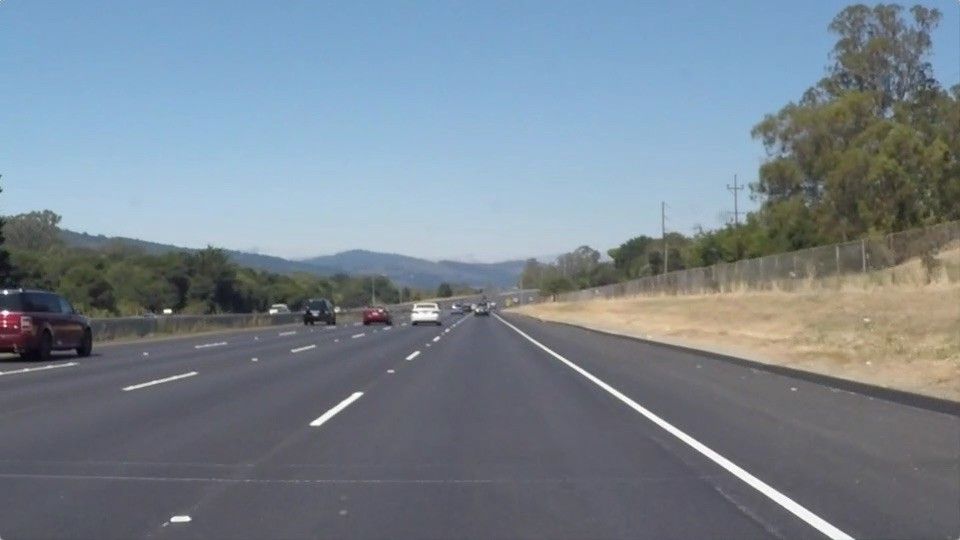
#> input picture class related/cet273/opencv/pic.jpeg, 960 x 540 px, given in place of the camera
$ python unit_test.py
#> lines starting #> are read from the running program, lines starting #| are printed output that depends on the picture; after the words box and inside, x2 and y2 are one past the last pixel; in counts of white or black regions, pixels touching at a corner belong together
import cv2
import numpy as np
import math

cap = cv2.VideoCapture(0)

width = 640
height = 480
angle = 180
fps = 29

cap.set(cv2.CAP_PROP_FRAME_WIDTH, 640)
cap.set(cv2.CAP_PROP_FRAME_HEIGHT, 480)
cap.set(cv2.CAP_PROP_FPS, fps)

region_of_interest_vertices = [(3, height), (3, height-20), (width / 2, height / 2 + 30), (width, height-20), (width, height),]

#rotate picture
def rotate(img, ang, center=None, scale=None):

    (h, w) = img.shape[:2]
    if center == None:
        center = (w // 2, h // 2)
    if scale == None:
        scale = 1.0

    M = cv2.getRotationMatrix2D(center, ang, scale)

    rot = cv2.warpAffine(img, M, (w, h))
    return rot


#对图片进行灰度和颜色处理
def transfer_image(image_roied):
    if image_roied is None:
        return

    # GRAY处理，HSV处理
    gray_image = cv2.cvtColor(image_roied, cv2.COLOR_BGR2GRAY)
    hsv_image = cv2.cvtColor(image_roied, cv2.COLOR_BGR2HSV)

    #hsv
    lower_black = np.array([0, 0, 0], dtype='uint8')
    upper_black = np.array([180, 60, 130], dtype='uint8')
    hsv_black = cv2.inRange(hsv_image, lower_black, upper_black)

    #gray
    gray_black = cv2.inRange(gray_image, 15, 125)

    mask_image = cv2.bitwise_and(hsv_black, gray_black)

    # 高斯降噪
    gauss_image = cv2.GaussianBlur(mask_image, (5, 5), 3)

    return gauss_image


#改变探测区域
def region_of_interest(imgs, vertices):

    roi_mask = np.zeros_like(imgs)
    channel_count = 2
    match_maks_color = (255,) * channel_count

    cv2.fillPoly(roi_mask, vertices, match_maks_color)

    masked_image = cv2.bitwise_and(imgs, roi_mask)
    return masked_image


#检测边缘
def find_edg(img):
    if img is None:
        return

    # 检测边缘
    low_threshold = 100
    high_threshold = 200
    cannyed_edges = cv2.Canny(img, low_threshold, high_threshold)

    return cannyed_edges

#find the lines
def find_lines(img):
    if img is None:
        return

    # 霍夫变换，找到边缘对应的直线段
    lines = cv2.HoughLinesP(
        img,
        rho=6,
        theta=np.pi / 60,
        threshold=160,
        lines=np.array([]),
        minLineLength=40,
        maxLineGap=25
    )

    return lines

#fine line
def lines_fine(image, lines_):
        if lines_ is None:
            return

        left_line_x = []
        left_line_y = []
        right_line_x = []
        right_line_y = []

        for line in lines_:
            for x1, y1, x2, y2 in line:
                if ((x2-x1) != 0):
                    slope = (y2 - y1) / (x2 - x1)
                    if math.fabs(slope) < 0.5:
                        continue
                    elif slope < 0:
                        left_line_x.extend([x1, x2])
                        left_line_y.extend([y1, y2])
                    elif slope > 0:
                        right_line_x.extend([x1, x2])
                        right_line_y.extend([y1, y2])
                else: continue

        if (not left_line_y) or (not right_line_y):
            return

        #y position
        min_y = int(image.shape[0] * (65/100))
        max_y = int(image.shape[0] * (100/100))

        #x position
        poly_left = np.poly1d(np.polyfit(
                left_line_y,
                left_line_x,
                deg = 1
            ))

        left_x_start = int(poly_left(max_y))
        left_x_end = int(poly_left(min_y))

        poly_right = np.poly1d(np.polyfit(
                right_line_y,
                right_line_x,
                deg = 1
            ))

        right_x_start = int(poly_right(max_y))
        right_x_end = int(poly_right(min_y))

        #mid line
        mid_line_start_x = int((left_x_start + right_x_start)/2)
        mid_line_start_y = max_y - 20
        mid_line_end_x = int((left_x_end + right_x_end)/2)
        mid_line_end_y = min_y + 20

        mid_line = [[mid_line_start_x,
                     mid_line_start_y,
                     mid_line_end_x,
                     mid_line_end_y]]

        fix_line = [[int(image.shape[1]/2),
                     mid_line_end_y+20,
                     int(image.shape[1]/2),
                     mid_line_start_y-20]]

        edge_line = [
                [left_x_start, max_y, left_x_end, min_y],
                [right_x_start, max_y, right_x_end, min_y],
            ]

        all_lines = [fix_line, mid_line, edge_line]

        return all_lines

#绘制直线
def draw_lines(images, lines_, thickness=3):
    if lines_ is None:
        return

    i=0
    colors = [[0,0,255],[0,255,0],[255,0,0]]
    img = np.copy(images)
    line_img = np.zeros((img.shape[0], img.shape[1], 3), dtype=np.uint8, )
    for line in lines_:
        for x1, y1, x2, y2 in line:
            cv2.line(line_img, (x1, y1), (x2, y2), colors[i], thickness)
        i = i+1

    img = cv2.addWeighted(img, 0.8, line_img, 1.0, 0.0)
    return img


while True:
    #帧读取为图片
    ret, frame = cap.read()
#> frame is the input picture: shape (540, 960, 3); mean B, G, R 143.7, 132.5, 120.3
    img = rotate(frame, angle)
#> in rotate, `rot = cv2.warpAffine(img, M, (w, h))`:
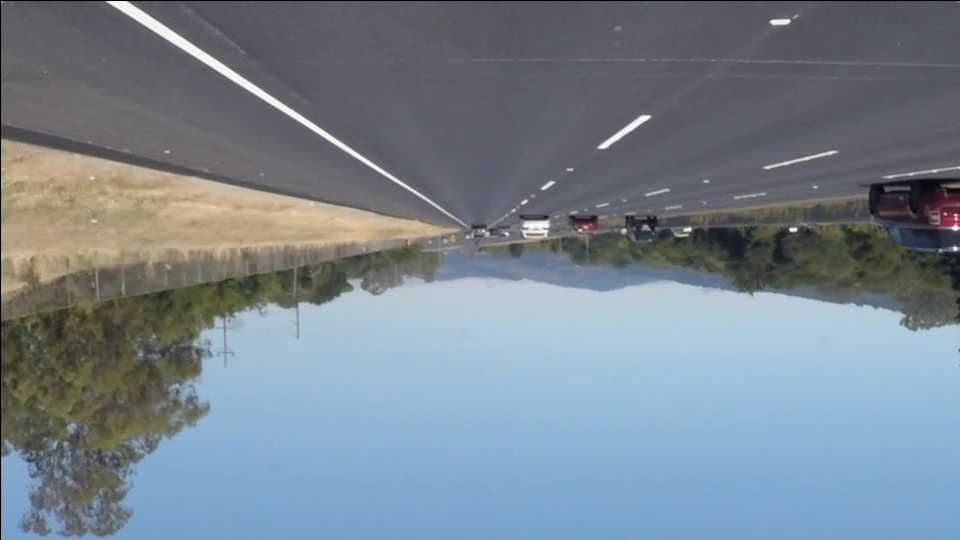
#> rot: shape (540, 960, 3); mean B, G, R 143.2, 132.1, 119.9
    #图片处理
    image_color_gray = transfer_image(img)
#> in transfer_image, `gray_image = cv2.cvtColor(image_roied, cv2.COLOR_BGR2GRAY)`:
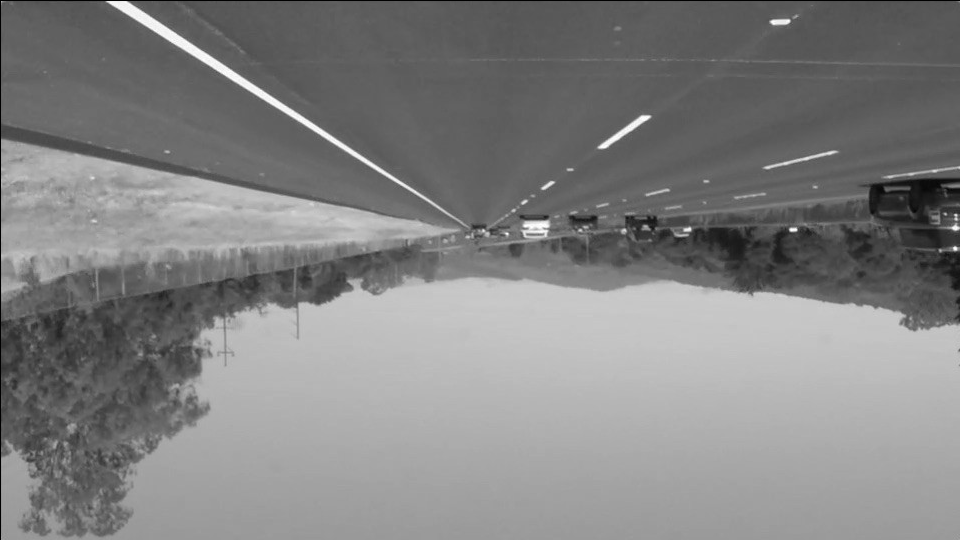
#> gray_image: shape (540, 960); min 0, max 255, mean 129.7
#> in transfer_image, `hsv_image = cv2.cvtColor(image_roied, cv2.COLOR_BGR2HSV)`: hsv_image: shape (540, 960, 3); mean H, S, V 94.6, 51.8, 148.7
#> in transfer_image, `hsv_black = cv2.inRange(hsv_image, lower_black, upper_black)`:
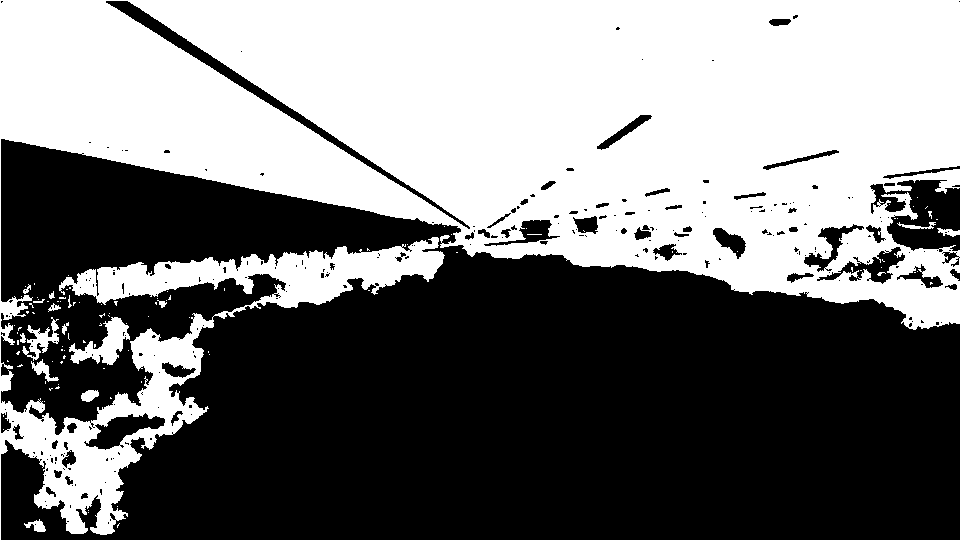
#> hsv_black: shape (540, 960); 46.8% white; 111 white regions (95 under 20 px), largest, box (x1, y1, x2, y2) and area: (0, 0, 960, 540) 239318, (69, 317, 130, 365) 1240, (22, 317, 59, 361) 567
#> in transfer_image, `gray_black = cv2.inRange(gray_image, 15, 125)`:
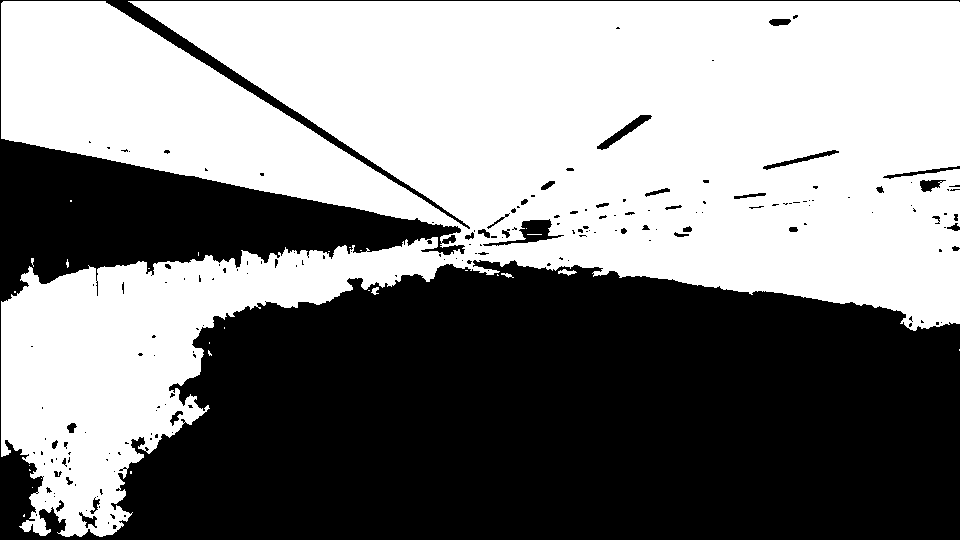
#> gray_black: shape (540, 960); 52.8% white; 187 black regions (145 under 20 px), largest, box (x1, y1, x2, y2) and area: (0, 0, 960, 540) 240539, (483, 219, 564, 246) 686, (597, 115, 652, 150) 435
#> in transfer_image, `mask_image = cv2.bitwise_and(hsv_black, gray_black)`: mask_image: shape (540, 960); 46.4% white; 119 white regions (97 under 20 px), largest, box (x1, y1, x2, y2) and area: (1, 1, 960, 330) 210545, (1, 237, 445, 535) 26193, (69, 317, 130, 365) 1240
    #得到线段value
    img_canny = find_edg(image_color_gray)
#> in find_edg, `cannyed_edges = cv2.Canny(img, low_threshold, high_threshold)`:
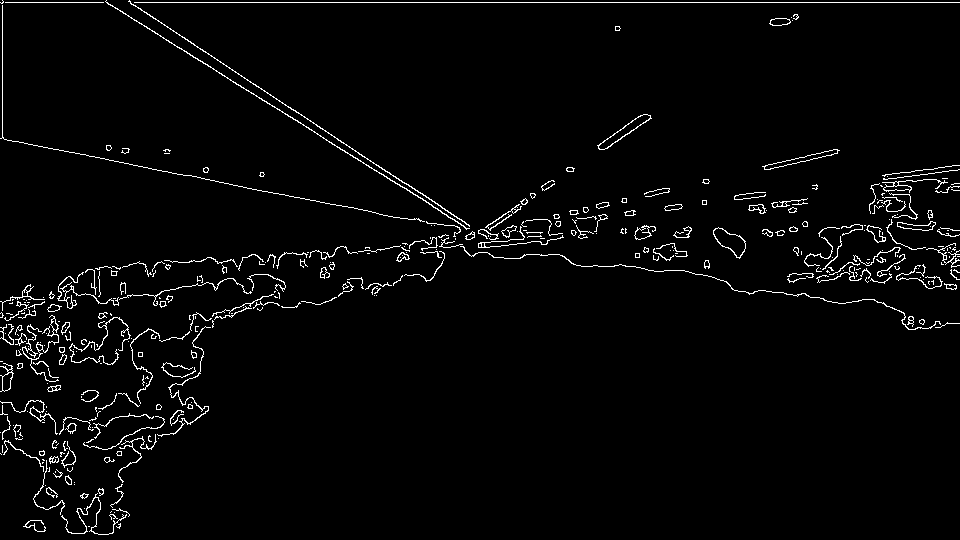
#> cannyed_edges: shape (540, 960); 2.7% white in thin lines or dots
    #改变探测区域
    image_roied = region_of_interest(img_canny, np.array([region_of_interest_vertices], np.int32))
#> in region_of_interest, `cv2.fillPoly(roi_mask, vertices, match_maks_color)`:
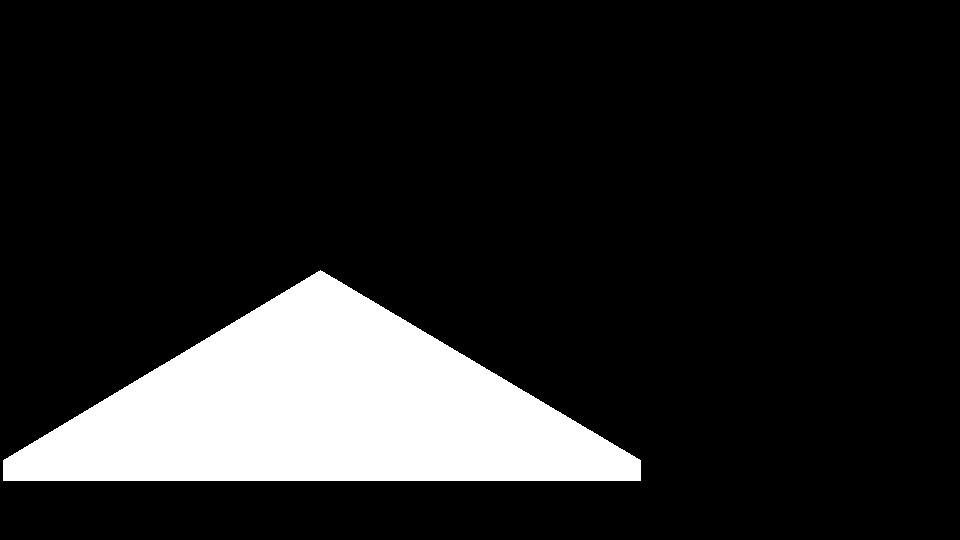
#> roi_mask: shape (540, 960); 14.3% white; 1 white region, box (x1, y1, x2, y2) and area: (3, 270, 641, 481) 73918
#> in region_of_interest, `masked_image = cv2.bitwise_and(imgs, roi_mask)`:
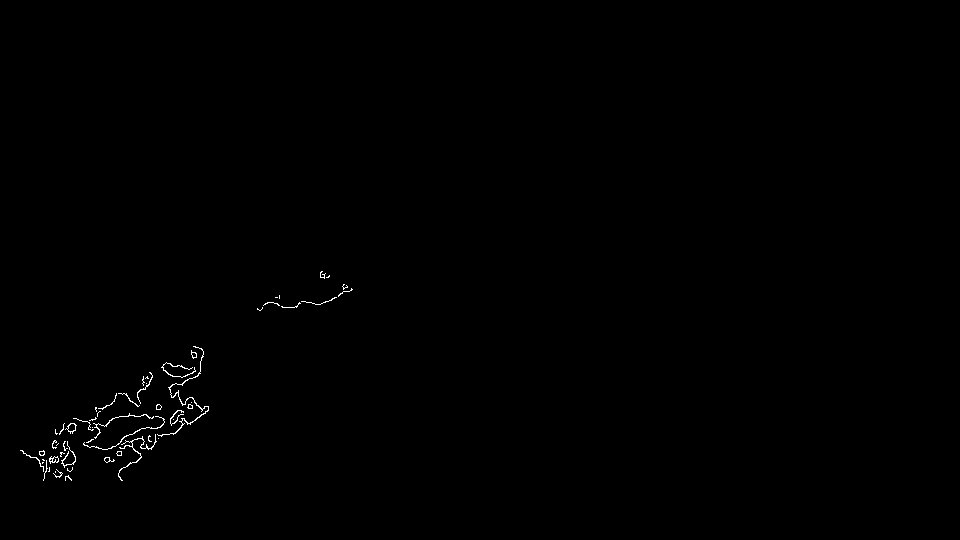
#> masked_image: shape (540, 960); 0.32% white in thin lines or dots, all inside (x1, y1, x2, y2) = (20, 271, 353, 481)
    #find lines
    lines = find_lines(image_roied)
#> in find_lines, `lines = cv2.HoughLinesP( img, rho=6, theta=np.pi / 60, threshold=160, ..`: lines = [[43, 469, 129, 413], [31, 457, 97, 414], [40, 466, 99, 424], [142, 383, 195, 353], [56, 434, 202, 350], [98, 429, 138, 406], [120, 448, 180, 428], [127, 396, 201, 348], [46, 471, 196, 405], [39, 460, 140, 402], [150, 428, 207, 406], [43, 467, 96, 436]]
    if lines.all():
        #find fine lines
        lines_all= lines_fine(img, lines)
#> the loop in lines_fine, `for line in lines_:` made 12 passes
#> after the loop in lines_fine, `for line in lines_:`: left_line_x = [43, 129, 31, 97, 40, 99, 142, 195, 56, 202, 98, 138, 127, 201, 39, 140, 43, 96]; left_line_y = [469, 413, 457, 414, 466, 424, 383, 353, 434, 350, 429, 406, 396, 348, 460, 402, 467, 436]; right_line_x = []
        if lines_all:
            final_image = draw_lines(img, lines_all)
            #显示图像
            if final_image is not None:
                cv2.imshow("capture", final_image)
            else:
                cv2.imshow("capture", img)
        else:
                cv2.imshow("capture", img)
    else:
                cv2.imshow("capture", img)

    if cv2.waitKey(1) & 0xFF == ord('`'):
#> (key Esc is pressed here)
        break

cap.release()
cv2.destroyAllWindows()
